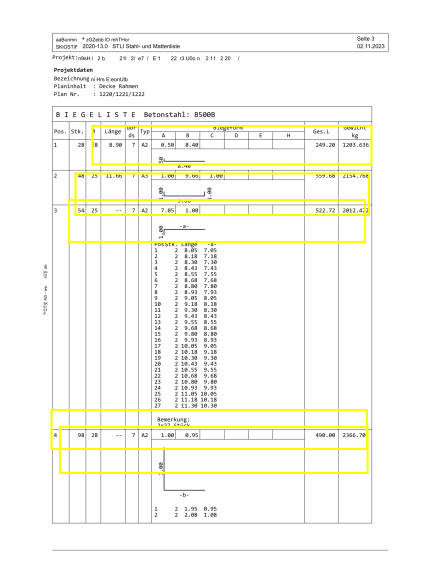
#> input picture src/Images/vid_images/Image0.png, 843 x 1168 px (shown at 1/2 size); its folder holds 4 pictures in this run
$ python img2vid.py
#> lines starting #> are read from the running program, lines starting #| are printed output that depends on the picture
from PIL import Image, ImageDraw, ImageFont
import imageio
import os
import re

def natural_sort_key(s):
    return [int(text) if text.isdigit() else text.lower() for text in re.split(r'(\d+)', s)]
# Define the directory containing the images
image_directory = 'Images/vid_images'

# Collect all image file names in the directory
images = [os.path.join(image_directory, file) for file in os.listdir(image_directory) if file.lower().endswith(('png', 'jpg', 'jpeg'))]

# Sort the images if necessary (assuming they are named in a way that sorting by name puts them in the correct order)
images.sort(key=lambda x: natural_sort_key(os.path.basename(x)))

# Define the font and size (adjust path and size if necessary)

font = ImageFont.truetype("Roboto-Medium.ttf", 30)  # Increase font size for larger text


# List to store frames
frames = []

# Iterate through images, adding filenames
for image_path in images:
    image = Image.open(image_path)
#> image is the input picture: PIL image 843x1168 RGBA; mean R, G, B, A 249.1, 249.1, 241.8, 255
    draw = ImageDraw.Draw(image)
    filename = os.path.basename(image_path)
    match = re.search(r'\d+', filename)

    epoch_number = match.group()
    text_to_display = f"Epoch {str(int(epoch_number) + 1)}"

    text_position = (340, 10)  # Adjust position as needed

    # Get the bounding box of the text to be added
    text_bbox = draw.textbbox(text_position, filename, font=font)
#> text_bbox = (340, 16, 500, 44)
    text_size = (text_bbox[2] - text_bbox[0], text_bbox[3] - text_bbox[1])
#> text_size = (160, 28)

    # Draw a rectangle behind the text for better visibility
    draw.rectangle([text_position, (text_position[0] + text_size[0], text_position[1] + text_size[1])], fill="white")

    # Add text on top of the rectangle
    draw.text(text_position, text_to_display, font=font, fill="black")

    frames.append(image)

# Save frames as a gif with a 1-second delay
output_path = 'output.gif'
#> output_path = 'output.gif'
frames[0].save(output_path, save_all=True, append_images=frames[1:], duration=1000, loop=0)  # 1000 ms = 1 second
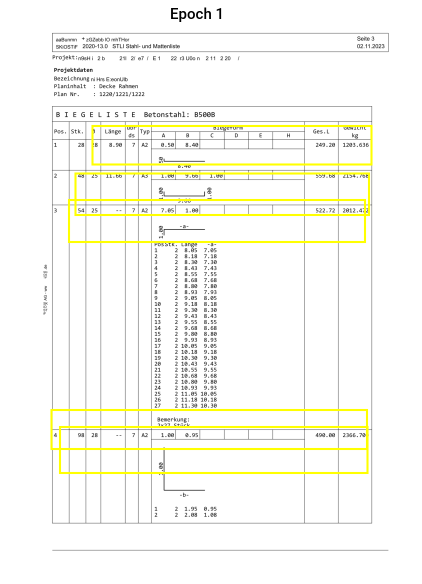
#> saved as output.gif: PIL image 843x1168 RGBA (shown at 1/2 size); mean R, G, B, A 248.9, 248.9, 241.6, 255

print("GIF created successfully")
